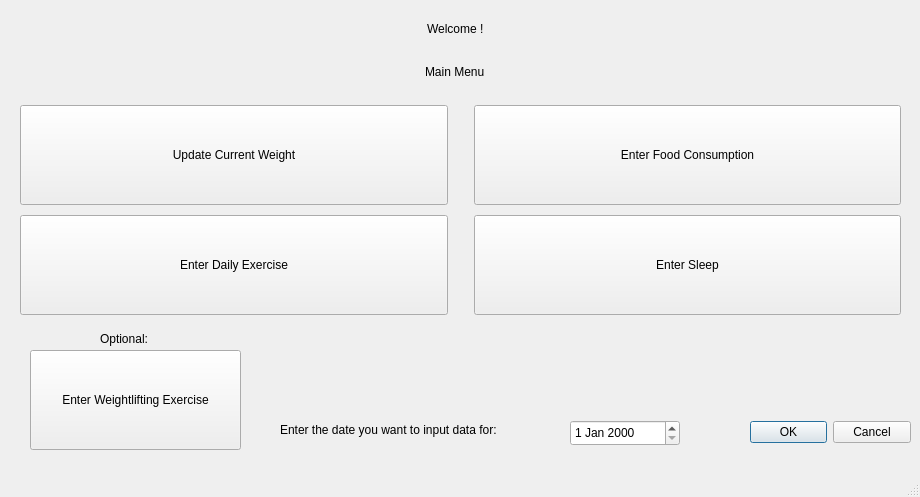
<?xml version="1.0" encoding="UTF-8"?>
<ui version="4.0">
 <class>MainMenu</class>
 <widget class="QMainWindow" name="MainMenu">
  <property name="geometry">
   <rect>
    <x>0</x>
    <y>0</y>
    <width>920</width>
    <height>497</height>
   </rect>
  </property>
  <property name="windowTitle">
   <string>MainWindow</string>
  </property>
  <widget class="QWidget" name="centralwidget">
   <widget class="QWidget" name="horizontalLayoutWidget">
    <property name="geometry">
     <rect>
      <x>0</x>
      <y>100</y>
      <width>921</width>
      <height>111</height>
     </rect>
    </property>
    <layout class="QHBoxLayout" name="horizontalLayout">
     <item>
      <spacer name="horizontalSpacer_6">
       <property name="orientation">
        <enum>Qt::Horizontal</enum>
       </property>
       <property name="sizeType">
        <enum>QSizePolicy::Fixed</enum>
       </property>
       <property name="sizeHint" stdset="0">
        <size>
         <width>20</width>
         <height>10</height>
        </size>
       </property>
      </spacer>
     </item>
     <item>
      <widget class="QPushButton" name="pushButton_6">
       <property name="minimumSize">
        <size>
         <width>0</width>
         <height>100</height>
        </size>
       </property>
       <property name="text">
        <string>Update Current Weight</string>
       </property>
      </widget>
     </item>
     <item>
      <spacer name="horizontalSpacer">
       <property name="orientation">
        <enum>Qt::Horizontal</enum>
       </property>
       <property name="sizeType">
        <enum>QSizePolicy::Fixed</enum>
       </property>
       <property name="sizeHint" stdset="0">
        <size>
         <width>20</width>
         <height>10</height>
        </size>
       </property>
      </spacer>
     </item>
     <item>
      <widget class="QPushButton" name="pushButton_2">
       <property name="minimumSize">
        <size>
         <width>0</width>
         <height>100</height>
        </size>
       </property>
       <property name="text">
        <string>Enter Food Consumption</string>
       </property>
       <property name="iconSize">
        <size>
         <width>16</width>
         <height>16</height>
        </size>
       </property>
      </widget>
     </item>
     <item>
      <spacer name="horizontalSpacer_9">
       <property name="orientation">
        <enum>Qt::Horizontal</enum>
       </property>
       <property name="sizeType">
        <enum>QSizePolicy::Fixed</enum>
       </property>
       <property name="sizeHint" stdset="0">
        <size>
         <width>20</width>
         <height>10</height>
        </size>
       </property>
      </spacer>
     </item>
    </layout>
   </widget>
   <widget class="QWidget" name="horizontalLayoutWidget_2">
    <property name="geometry">
     <rect>
      <x>0</x>
      <y>210</y>
      <width>921</width>
      <height>111</height>
     </rect>
    </property>
    <layout class="QHBoxLayout" name="horizontalLayout_2">
     <item>
      <spacer name="horizontalSpacer_7">
       <property name="orientation">
        <enum>Qt::Horizontal</enum>
       </property>
       <property name="sizeType">
        <enum>QSizePolicy::Fixed</enum>
       </property>
       <property name="sizeHint" stdset="0">
        <size>
         <width>20</width>
         <height>10</height>
        </size>
       </property>
      </spacer>
     </item>
     <item>
      <widget class="QPushButton" name="pushButton_4">
       <property name="minimumSize">
        <size>
         <width>0</width>
         <height>100</height>
        </size>
       </property>
       <property name="text">
        <string>Enter Daily Exercise</string>
       </property>
      </widget>
     </item>
     <item>
      <spacer name="horizontalSpacer_5">
       <property name="orientation">
        <enum>Qt::Horizontal</enum>
       </property>
       <property name="sizeType">
        <enum>QSizePolicy::Fixed</enum>
       </property>
       <property name="sizeHint" stdset="0">
        <size>
         <width>20</width>
         <height>18</height>
        </size>
       </property>
      </spacer>
     </item>
     <item>
      <widget class="QPushButton" name="pushButton_8">
       <property name="minimumSize">
        <size>
         <width>0</width>
         <height>100</height>
        </size>
       </property>
       <property name="text">
        <string>Enter Sleep</string>
       </property>
      </widget>
     </item>
     <item>
      <spacer name="horizontalSpacer_8">
       <property name="orientation">
        <enum>Qt::Horizontal</enum>
       </property>
       <property name="sizeType">
        <enum>QSizePolicy::Fixed</enum>
       </property>
       <property name="sizeHint" stdset="0">
        <size>
         <width>20</width>
         <height>10</height>
        </size>
       </property>
      </spacer>
     </item>
    </layout>
   </widget>
   <widget class="QWidget" name="verticalLayoutWidget">
    <property name="geometry">
     <rect>
      <x>0</x>
      <y>10</y>
      <width>911</width>
      <height>80</height>
     </rect>
    </property>
    <layout class="QVBoxLayout" name="verticalLayout">
     <item alignment="Qt::AlignHCenter">
      <widget class="QLabel" name="welcomelabel">
       <property name="text">
        <string>Welcome &lt;currentUser&gt;!</string>
       </property>
      </widget>
     </item>
     <item alignment="Qt::AlignHCenter">
      <widget class="QLabel" name="menulabel">
       <property name="text">
        <string>Main Menu</string>
       </property>
      </widget>
     </item>
    </layout>
   </widget>
   <widget class="QDialogButtonBox" name="buttonBox">
    <property name="geometry">
     <rect>
      <x>750</x>
      <y>420</y>
      <width>161</width>
      <height>25</height>
     </rect>
    </property>
    <property name="standardButtons">
     <set>QDialogButtonBox::Cancel|QDialogButtonBox::Ok</set>
    </property>
   </widget>
   <widget class="QDateEdit" name="dateEdit">
    <property name="geometry">
     <rect>
      <x>570</x>
      <y>420</y>
      <width>110</width>
      <height>26</height>
     </rect>
    </property>
   </widget>
   <widget class="QLabel" name="label_2">
    <property name="geometry">
     <rect>
      <x>280</x>
      <y>420</y>
      <width>291</width>
      <height>20</height>
     </rect>
    </property>
    <property name="text">
     <string>Enter the date you want to input data for:</string>
    </property>
   </widget>
   <widget class="QPushButton" name="pushButton_7">
    <property name="geometry">
     <rect>
      <x>30</x>
      <y>350</y>
      <width>211</width>
      <height>100</height>
     </rect>
    </property>
    <property name="minimumSize">
     <size>
      <width>0</width>
      <height>100</height>
     </size>
    </property>
    <property name="text">
     <string>Enter Weightlifting Exercise</string>
    </property>
   </widget>
   <widget class="QLabel" name="label_3">
    <property name="geometry">
     <rect>
      <x>100</x>
      <y>330</y>
      <width>67</width>
      <height>17</height>
     </rect>
    </property>
    <property name="text">
     <string>Optional:</string>
    </property>
   </widget>
  </widget>
  <widget class="QMenuBar" name="menubar">
   <property name="geometry">
    <rect>
     <x>0</x>
     <y>0</y>
     <width>920</width>
     <height>22</height>
    </rect>
   </property>
  </widget>
  <widget class="QStatusBar" name="statusbar"/>
 </widget>
 <resources/>
 <connections>
  <connection>
   <sender>pushButton_6</sender>
   <signal>clicked()</signal>
   <receiver>MainMenu</receiver>
   <slot>updateWeight()</slot>
   <hints>
    <hint type="sourcelabel">
     <x>119</x>
     <y>157</y>
    </hint>
    <hint type="destinationlabel">
     <x>140</x>
     <y>82</y>
    </hint>
   </hints>
  </connection>
  <connection>
   <sender>pushButton_2</sender>
   <signal>clicked()</signal>
   <receiver>MainMenu</receiver>
   <slot>foodIntake()</slot>
   <hints>
    <hint type="sourcelabel">
     <x>880</x>
     <y>216</y>
    </hint>
    <hint type="destinationlabel">
     <x>522</x>
     <y>97</y>
    </hint>
   </hints>
  </connection>
  <connection>
   <sender>pushButton_4</sender>
   <signal>clicked()</signal>
   <receiver>MainMenu</receiver>
   <slot>dailyExercise()</slot>
   <hints>
    <hint type="sourcelabel">
     <x>115</x>
     <y>312</y>
    </hint>
    <hint type="destinationlabel">
     <x>202</x>
     <y>253</y>
    </hint>
   </hints>
  </connection>
  <connection>
   <sender>pushButton_7</sender>
   <signal>clicked()</signal>
   <receiver>MainMenu</receiver>
   <slot>weightlifting()</slot>
   <hints>
    <hint type="sourcelabel">
     <x>240</x>
     <y>466</y>
    </hint>
    <hint type="destinationlabel">
     <x>664</x>
     <y>96</y>
    </hint>
   </hints>
  </connection>
  <connection>
   <sender>pushButton_8</sender>
   <signal>clicked()</signal>
   <receiver>MainMenu</receiver>
   <slot>sleep()</slot>
   <hints>
    <hint type="sourcelabel">
     <x>791</x>
     <y>299</y>
    </hint>
    <hint type="destinationlabel">
     <x>902</x>
     <y>249</y>
    </hint>
   </hints>
  </connection>
  <connection>
   <sender>buttonBox</sender>
   <signal>accepted()</signal>
   <receiver>MainMenu</receiver>
   <slot>graphSuggest()</slot>
   <hints>
    <hint type="sourcelabel">
     <x>826</x>
     <y>466</y>
    </hint>
    <hint type="destinationlabel">
     <x>653</x>
     <y>444</y>
    </hint>
   </hints>
  </connection>
  <connection>
   <sender>buttonBox</sender>
   <signal>rejected()</signal>
   <receiver>MainMenu</receiver>
   <slot>close()</slot>
   <hints>
    <hint type="sourcelabel">
     <x>764</x>
     <y>456</y>
    </hint>
    <hint type="destinationlabel">
     <x>689</x>
     <y>459</y>
    </hint>
   </hints>
  </connection>
 </connections>
 <slots>
  <slot>showGraphs()</slot>
  <slot>updateWeight()</slot>
  <slot>suggestions()</slot>
  <slot>calorieGoal()</slot>
  <slot>foodIntake()</slot>
  <slot>dailyExercise()</slot>
  <slot>weightlifting()</slot>
  <slot>sleep()</slot>
  <slot>graphSuggest()</slot>
 </slots>
</ui>
